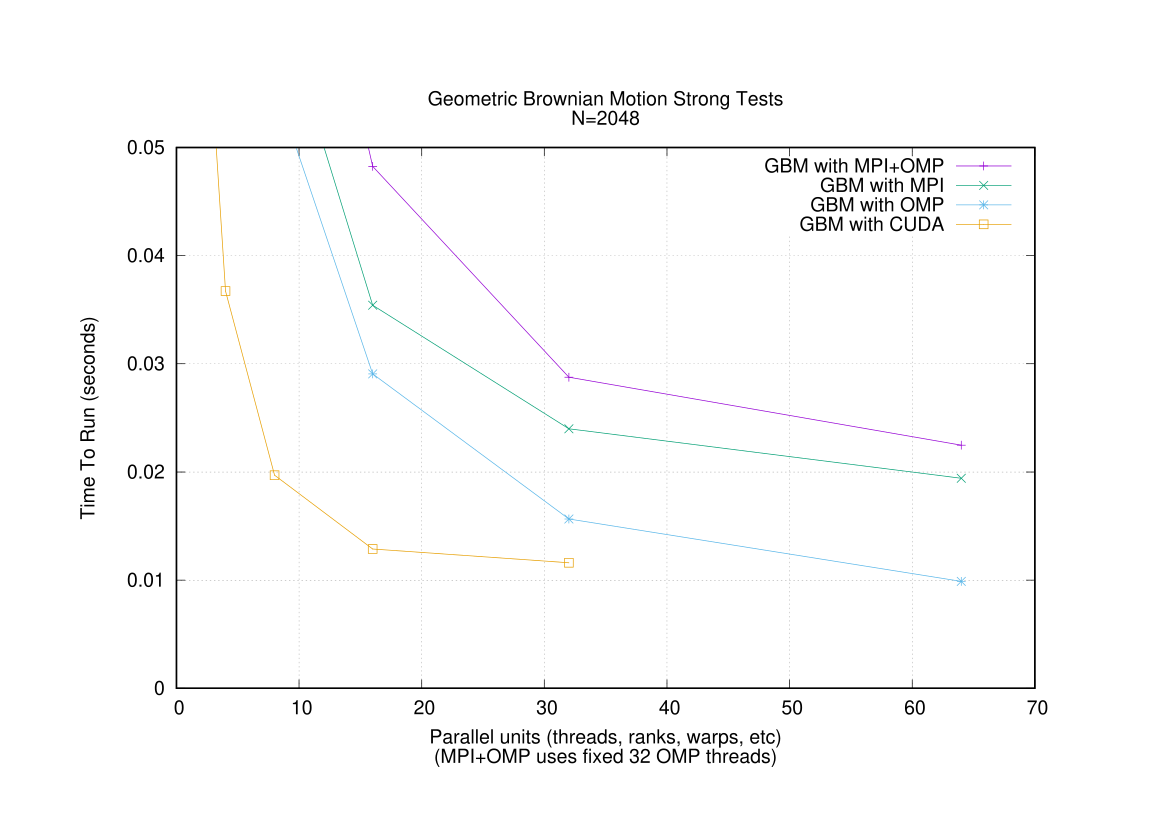

The script that saved this image:
# gnuplot timing.gp
# ps2pdf timing.eps

set ylabel "Time To Run (seconds)"
set xlabel "Parallel units (threads, ranks, warps, etc)\n(MPI+OMP uses fixed 32 OMP threads)"
set title "Geometric Brownian Motion Strong Tests\nN=2048"
set grid ytics
set grid xtics
set yrange [0:0.05]
set term postscript color
set output "timing.eps"
plot \
     "mpi-omp-strong.csv" using 2:3 t "GBM with MPI+OMP" with linespoint,\
     "mpi-strong.csv" using 2:3 t "GBM with MPI" with linespoint,\
     "omp-strong.csv" using 2:3 t "GBM with OMP" with linespoint,\
     "cuda-strong.csv" using 3:4 t "GBM with CUDA" with linespoint,\
    # "mpi-omp-weak.csv" using 1:3 t "GBM with MPI+OMP" with linespoint,\
    # "mpi-weak.csv" using 1:3 t "GBM with MPI" with linespoint,\
    # "omp-weak.csv" using 1:3 t "GBM with OMP" with linespoint,\
    # "cuda-weak.csv" using 1:4 t "GBM with CUDA" with linespoint,\
    # "heat1d_blocking_weak_scales.csv" using 4:5 t "Heat1D Blocking (weak scale)" with linespoint,\
    # "heat1d_nonblocking_weak_scales.csv" using 4:5 t "Heat1D Nonblocking (weak scale)" with linespoint,\
    # "heat1d_sendrecv_weak_scales.csv" using 4:5 t "Heat1D Sendrecv (weak scale)" with linespoint,\
    # "heat1d_blocking_strong_scales.csv" using 4:5 t "Heat1D Blocking (strong scale)" with linespoint,\
    # "heat1d_blocking_weak_scales.csv" using 4:5 t "Heat1D Blocking (weak scale)" with linespoint,\
    # "heat1d_nonblocking_strong_scales.csv" using 4:5 t "Heat1D Nonblocking (strong scale)" with linespoint,\
    # "heat1d_sendrecv_strong_scales.csv" using 4:5 t "Heat1D Sendrecv (strong scale)" with linespoint,\
     
     
     
